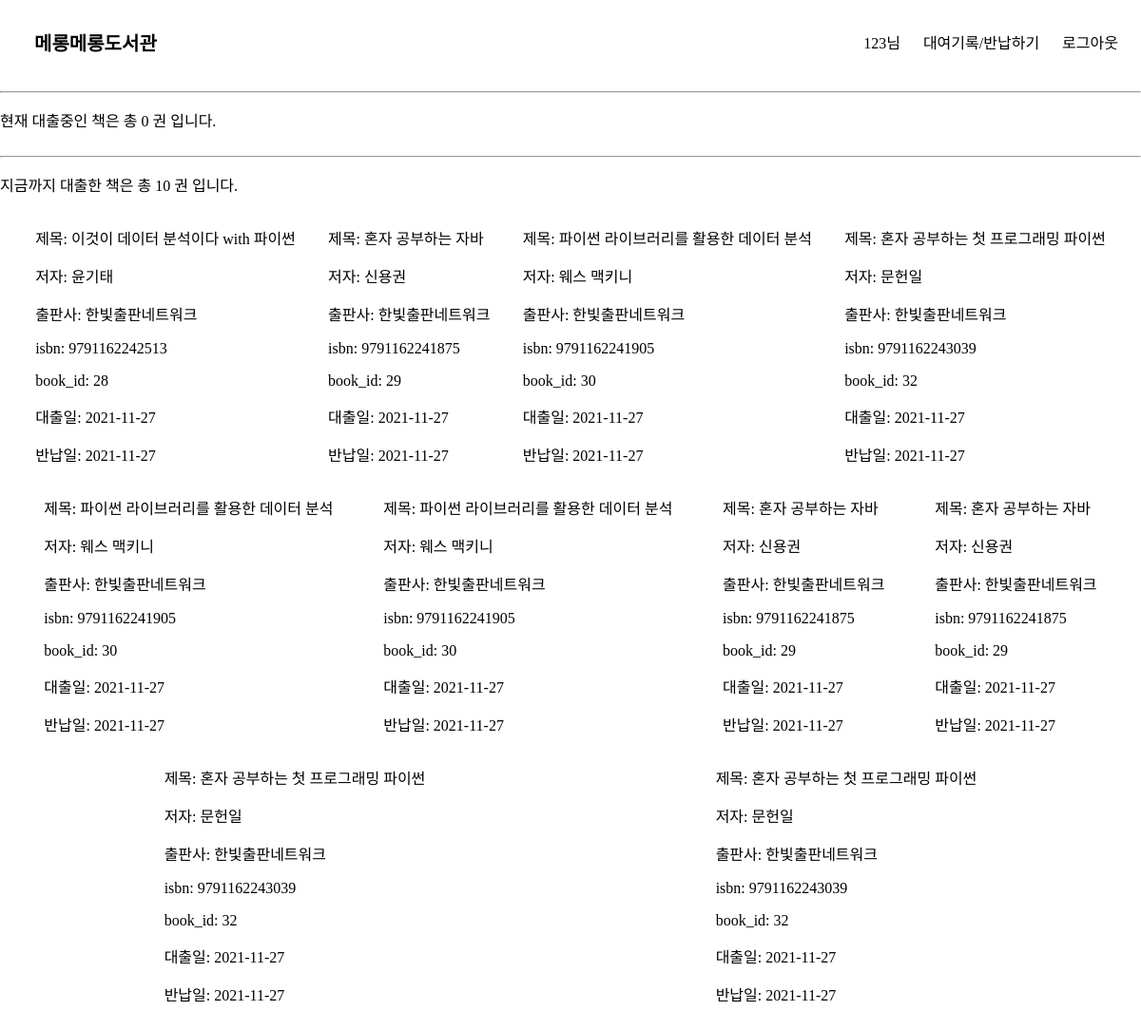
Screenshot of /dashboard (signed in) with the database file from the repository.
### elicelibrary/models.py (models this page shows, shortened)
class checkoutRecords(db.Model):
    __tablename__     = 'checkoutRecords'
    checkout_id       = db.Column(db.Integer, primary_key=True, nullable=False, autoincrement=True, unique=True)
    book_id           = db.Column(db.Integer, db.ForeignKey('Book.id'), nullable=False)
    user_id           = db.Column(db.String(45), db.ForeignKey('User.email'))
    checkoutdate      = db.Column(db.Date)
    duedate           = db.Column(db.Date)
    returndate        = db.Column(db.Date, nullable=True)
    isbn              = db.Column(db.String(45))

class Book(db.Model):
    __tablename__     = 'Book'
    id                = db.Column(db.Integer, primary_key=True, nullable=False, autoincrement=True, unique=True)
    title             = db.Column(db.String(45), nullable=False)
    author            = db.Column(db.String(45))
    publisher         = db.Column(db.String(45))
    publication_date  = db.Column(db.String(45))
    pages             = db.Column(db.Integer)
    isbn              = db.Column(db.String(45))
    registered_date   = db.Column(db.DateTime, default=datetime.utcnow)
    description       = db.Column(db.Text())    # 길이를 정할 수 없는 문자열은 Text를 쓰면 됨
    book_link         = db.Column(db.String(255))
    book_status       = db.Column(db.String(45))   # "1" :대출가능, "0" : 대출중 , "999" : 폐기    -> 선택형 변수에 적합한 데이터타입이 있을까?
    book_img          = db.Column(db.String(45))    # 책 표지만 바뀐 경우, 또는 책이 다르지만 같은 표지를 쓰는 경우가 있기 때문에 이미지 스토리지에서 같은 이미지의 반복을 막기 위해 별도의 책 이미지 식별 용 변수를 넣음
    at_user           = db.Column(db.String(45), default=None)

### elicelibrary/views/book_api.py (the view)
@book.route('/dashboard', methods=["GET", "POST"])
def user_dashboard():
    if session['login_id'] == None:
        flash("대출기록을 확인하시려면 로그인을 해주세요.")
        return redirect(url_for('user.login'))
    else :
        login_id = session['login_id']
        checkout_list = db.session.query(checkoutRecords, Book).join(Book).filter((checkoutRecords.user_id == login_id) & (checkoutRecords.returndate == None)).all()
        checkout_count=len(checkout_list)
        return_records = db.session.query(checkoutRecords, Book).join(Book).filter((checkoutRecords.user_id == login_id) & (checkoutRecords.returndate != None)).all()
        return_count= len(return_records)
        return render_template("checkoutrecords.html", checkout_list=checkout_list, checkout_count=checkout_count, return_records=return_records, return_count=return_count)

### elicelibrary/templates/checkoutrecords.html (shortened to what this page needs)
{% extends 'base.html' %}
{% block content %}
<p>현재 대출중인 책은 총 {{ checkout_count }} 권 입니다.</p>
<hr>
<p>지금까지 대출한 책은 총 {{ return_count }} 권 입니다. </p>
<div class="book-card-container">
    {% for book in return_records %}
        <div class="checkout-info-list">
            <p>제목: {{ book[1].title }}</p>
            <p>저자: {{ book[1].author }}</p>
            <p>출판사: {{ book[1].publisher }}</p>
            <p>isbn: {{ book[1].isbn }}</p>
            <p>book_id: {{ book[0].book_id }}</p>
            <p>대출일: {{ book[0].checkoutdate }}</p>
            <p>반납일: {{ book[0].returndate }}</p>
        </div>
    {% endfor %}
</div>
{% endblock %}

### elicelibrary/static/style.css (style rules this page uses)
:root { --text-color: black; --background-color: white; --accent-color: grey; }
body { margin: 0; }
.book-card-container { margin: 10px 20px 10px 20px; display: flex; flex-wrap: wrap; justify-content: space-around; }

### rows the page displays
checkoutRecords: title "이것이 데이터 분석이다 with 파이썬", author "윤기태", publisher "한빛출판네트워크", isbn "9791162242513", book "28", checkoutdate "2021-11-27", returndate "2021-11-27"
checkoutRecords: title "혼자 공부하는 자바", author "신용권", publisher "한빛출판네트워크", isbn "9791162241875", book "29", checkoutdate "2021-11-27", returndate "2021-11-27"
checkoutRecords: title "파이썬 라이브러리를 활용한 데이터 분석", author "웨스 맥키니", publisher "한빛출판네트워크", isbn "9791162241905", book "30", checkoutdate "2021-11-27", returndate "2021-11-27"
checkoutRecords: title "혼자 공부하는 첫 프로그래밍 파이썬", author "문헌일", publisher "한빛출판네트워크", isbn "9791162243039", book "32", checkoutdate "2021-11-27", returndate "2021-11-27"
checkoutRecords: title "파이썬 라이브러리를 활용한 데이터 분석", author "웨스 맥키니", publisher "한빛출판네트워크", isbn "9791162241905", book "30", checkoutdate "2021-11-27", returndate "2021-11-27"
checkoutRecords: title "파이썬 라이브러리를 활용한 데이터 분석", author "웨스 맥키니", publisher "한빛출판네트워크", isbn "9791162241905", book "30", checkoutdate "2021-11-27", returndate "2021-11-27"
checkoutRecords: title "혼자 공부하는 자바", author "신용권", publisher "한빛출판네트워크", isbn "9791162241875", book "29", checkoutdate "2021-11-27", returndate "2021-11-27"
checkoutRecords: title "혼자 공부하는 자바", author "신용권", publisher "한빛출판네트워크", isbn "9791162241875", book "29", checkoutdate "2021-11-27", returndate "2021-11-27"
checkoutRecords: title "혼자 공부하는 첫 프로그래밍 파이썬", author "문헌일", publisher "한빛출판네트워크", isbn "9791162243039", book "32", checkoutdate "2021-11-27", returndate "2021-11-27"
checkoutRecords: title "혼자 공부하는 첫 프로그래밍 파이썬", author "문헌일", publisher "한빛출판네트워크", isbn "9791162243039", book "32", checkoutdate "2021-11-27", returndate "2021-11-27"

### other values shown
{{ session['login_id'] }} "123"
{{ checkout_count }} "0"
{{ return_count }} "10"
